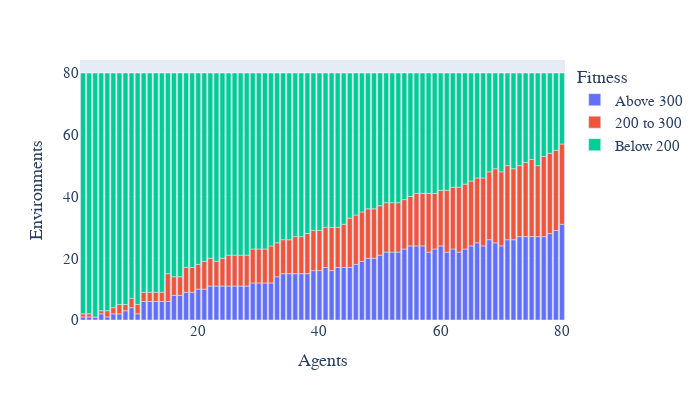
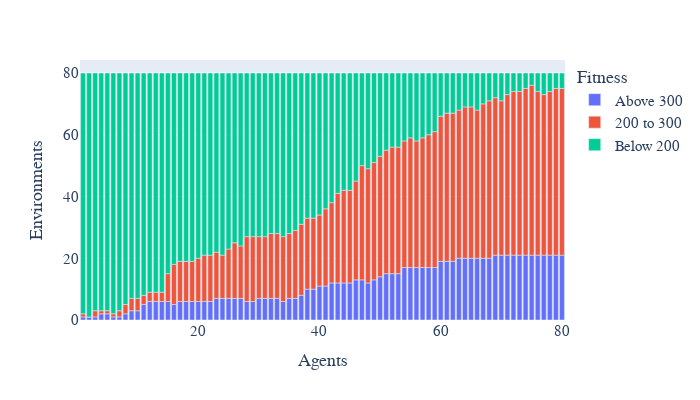
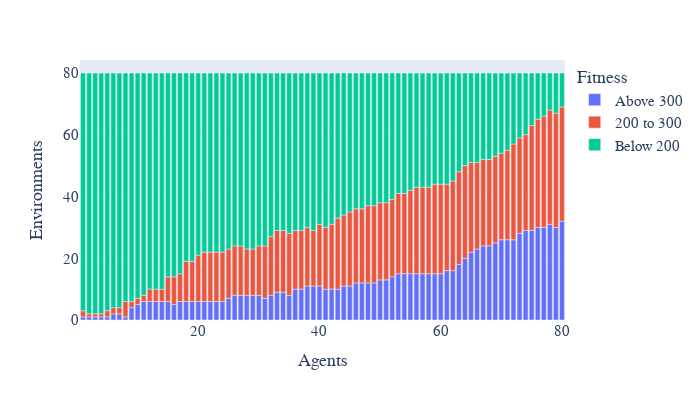

Write notebook code for charts like these, in order.
### Code cell
from turtle import title


fig = px.bar(data_frame=df_gen,x='Environment',y=['E-POET40x40'],color='Fitness',width=700,height=400)
fig.update_layout(
    
    
    xaxis=dict(title_text="Agents"),
    yaxis=dict(title_text="Environments"),
    font_family="Arial",
    title_font_family="Arial",
    font=dict(
        
        size=15,
        
    
)
)
fig.show()
fig = px.bar(data_frame=df_gen,x='Environment',y=['SBT-ATEP'],color='Fitness',width=700,height=400)
fig.update_layout(
    
    
    xaxis=dict(title_text="Agents"),
    yaxis=dict(title_text="Environments"),
    font_family="Arial",
    title_font_family="Arial",
    font=dict(
        
        size=15,
        
    
)
)
fig.show()
fig = px.bar(data_frame=df_gen,x='Environment',y=['FBT-ATEP'],color='Fitness',width=700,height=400)
fig.update_layout(
    
    xaxis=dict(title_text="Agents"),
    yaxis=dict(title_text="Environments"),
    font_family="Arial",
    title_font_family="Arial",
    font=dict(
        
        size=15,
        
    
)
)
fig.update_layout(
    font_family="Arial",
    title_font_family="Arial",
    font=dict(
        
        size=15,
        
    )
)
fig.show()

### Figure 1 — Plotly figure (JSON) as saved in the notebook; plotly's stock layout.template omitted (floating-point values rounded to 4 significant figures)
{"data": [{"alignmentgroup": "True", "hovertemplate": "Fitness=Above 300<br>Environment=%{x}<br>value=%{y}<extra></extra>", "legendgroup": "Above 300", "marker": {"color": "#636efa", "pattern": {"shape": ""}}, "name": "Above 300", "offsetgroup": "Above 300", "orientation": "v", "showlegend": true, "textposition": "auto", "type": "bar", "x": [1, 2, 3, 4, 5, 6, 7, 8, 9, 10, 11, 12, 13, 14, 15, 16, 17, 18, 19, 20, 21, 22, 23, 24, 25, 26, 27, 28, 29, 30, 31, 32, 33, 34, 35, 36, 37, 38, 39, 40, 41, 42, 43, 44, 45, 46, 47, 48, 49, 50, 51, 52, 53, 54, 55, 56, 57, 58, 59, 60, 61, 62, 63, 64, 65, 66, 67, 68, 69, 70, 71, 72, 73, 74, 75, 76, 77, 78, 79, 80], "xaxis": "x", "y": [1, 1, 1, 2, 1, 2, 2, 3, 4, 2, 6, 6, 6, 6, 6, 8, 8, 9, 9, 10, 10, 11, 11, 11, 11, 11, 11, 11, 12, 12, 12, 12, 14, 15, 15, 15, 15, 15, 16, 16, 17, 16, 17, 17, 17, 18, 19, 20, 20, 21, 22, 22, 22, 23, 24, 24, 24, 22, 23, 24, 22, 23, 22, 23, 24, 25, 24, 26, 25, 24, 26, 26, 27, 27, 27, 27, 27, 28, 29, 31], "yaxis": "y"}, {"alignmentgroup": "True", "hovertemplate": "Fitness=200 to 300<br>Environment=%{x}<br>value=%{y}<extra></extra>", "legendgroup": "200 to 300", "marker": {"color": "#EF553B", "pattern": {"shape": ""}}, "name": "200 to 300", "offsetgroup": "200 to 300", "orientation": "v", "showlegend": true, "textposition": "auto", "type": "bar", "x": [1, 2, 3, 4, 5, 6, 7, 8, 9, 10, 11, 12, 13, 14, 15, 16, 17, 18, 19, 20, 21, 22, 23, 24, 25, 26, 27, 28, 29, 30, 31, 32, 33, 34, 35, 36, 37, 38, 39, 40, 41, 42, 43, 44, 45, 46, 47, 48, 49, 50, 51, 52, 53, 54, 55, 56, 57, 58, 59, 60, 61, 62, 63, 64, 65, 66, 67, 68, 69, 70, 71, 72, 73, 74, 75, 76, 77, 78, 79, 80], "xaxis": "x", "y": [1, 1, 0, 1, 2, 2, 3, 2, 3, 3, 3, 3, 3, 3, 9, 6, 6, 8, 8, 8, 9, 9, 8, 9, 10, 10, 10, 10, 11, 11, 11, 12, 11, 11, 11, 12, 12, 13, 13, 13, 13, 14, 13, 14, 16, 16, 16, 16, 16, 16, 16, 16, 16, 16, 16, 17, 17, 19, 18, 18, 20, 20, 21, 21, 21, 21, 22, 22, 24, 24, 24, 23, 23, 24, 25, 23, 26, 26, 26, 26], "yaxis": "y"}, {"alignmentgroup": "True", "hovertemplate": "Fitness=Below 200<br>Environment=%{x}<br>value=%{y}<extra></extra>", "legendgroup": "Below 200", "marker": {"color": "#00cc96", "pattern": {"shape": ""}}, "name": "Below 200", "offsetgroup": "Below 200", "orientation": "v", "showlegend": true, "textposition": "auto", "type": "bar", "x": [1, 2, 3, 4, 5, 6, 7, 8, 9, 10, 11, 12, 13, 14, 15, 16, 17, 18, 19, 20, 21, 22, 23, 24, 25, 26, 27, 28, 29, 30, 31, 32, 33, 34, 35, 36, 37, 38, 39, 40, 41, 42, 43, 44, 45, 46, 47, 48, 49, 50, 51, 52, 53, 54, 55, 56, 57, 58, 59, 60, 61, 62, 63, 64, 65, 66, 67, 68, 69, 70, 71, 72, 73, 74, 75, 76, 77, 78, 79, 80], "xaxis": "x", "y": [78, 78, 79, 77, 77, 76, 75, 75, 73, 75, 71, 71, 71, 71, 65, 66, 66, 63, 63, 62, 61, 60, 61, 60, 59, 59, 59, 59, 57, 57, 57, 56, 55, 54, 54, 53, 53, 52, 51, 51, 50, 50, 50, 49, 47, 46, 45, 44, 44, 43, 42, 42, 42, 41, 40, 39, 39, 39, 39, 38, 38, 37, 37, 36, 35, 34, 34, 32, 31, 32, 30, 31, 30, 29, 28, 30, 27, 26, 25, 23], "yaxis": "y"}], "layout": {"barmode": "relative", "font": {"family": "Arial", "size": 15}, "height": 400, "legend": {"title": {"text": "Fitness"}, "tracegroupgap": 0}, "margin": {"t": 60}, "title": {"font": {"family": "Arial"}}, "width": 700, "xaxis": {"anchor": "y", "domain": [0, 1], "title": {"text": "Agents"}}, "yaxis": {"anchor": "x", "domain": [0, 1], "title": {"text": "Environments"}}}}

### Figure 2 — Plotly figure (JSON) as saved in the notebook; plotly's stock layout.template omitted (floating-point values rounded to 4 significant figures)
{"data": [{"alignmentgroup": "True", "hovertemplate": "Fitness=Above 300<br>Environment=%{x}<br>value=%{y}<extra></extra>", "legendgroup": "Above 300", "marker": {"color": "#636efa", "pattern": {"shape": ""}}, "name": "Above 300", "offsetgroup": "Above 300", "orientation": "v", "showlegend": true, "textposition": "auto", "type": "bar", "x": [1, 2, 3, 4, 5, 6, 7, 8, 9, 10, 11, 12, 13, 14, 15, 16, 17, 18, 19, 20, 21, 22, 23, 24, 25, 26, 27, 28, 29, 30, 31, 32, 33, 34, 35, 36, 37, 38, 39, 40, 41, 42, 43, 44, 45, 46, 47, 48, 49, 50, 51, 52, 53, 54, 55, 56, 57, 58, 59, 60, 61, 62, 63, 64, 65, 66, 67, 68, 69, 70, 71, 72, 73, 74, 75, 76, 77, 78, 79, 80], "xaxis": "x", "y": [1, 1, 1, 2, 2, 1, 1, 2, 3, 3, 5, 6, 6, 6, 6, 5, 6, 6, 6, 6, 6, 6, 7, 7, 7, 7, 7, 6, 6, 7, 7, 7, 7, 6, 7, 7, 8, 10, 10, 11, 11, 12, 12, 12, 12, 13, 13, 12, 13, 14, 15, 15, 15, 17, 17, 17, 17, 17, 17, 19, 19, 19, 20, 20, 20, 20, 20, 20, 21, 21, 21, 21, 21, 21, 21, 21, 21, 21, 21, 21], "yaxis": "y"}, {"alignmentgroup": "True", "hovertemplate": "Fitness=200 to 300<br>Environment=%{x}<br>value=%{y}<extra></extra>", "legendgroup": "200 to 300", "marker": {"color": "#EF553B", "pattern": {"shape": ""}}, "name": "200 to 300", "offsetgroup": "200 to 300", "orientation": "v", "showlegend": true, "textposition": "auto", "type": "bar", "x": [1, 2, 3, 4, 5, 6, 7, 8, 9, 10, 11, 12, 13, 14, 15, 16, 17, 18, 19, 20, 21, 22, 23, 24, 25, 26, 27, 28, 29, 30, 31, 32, 33, 34, 35, 36, 37, 38, 39, 40, 41, 42, 43, 44, 45, 46, 47, 48, 49, 50, 51, 52, 53, 54, 55, 56, 57, 58, 59, 60, 61, 62, 63, 64, 65, 66, 67, 68, 69, 70, 71, 72, 73, 74, 75, 76, 77, 78, 79, 80], "xaxis": "x", "y": [1, 0, 2, 1, 1, 1, 2, 3, 4, 4, 3, 3, 3, 3, 9, 13, 13, 13, 13, 14, 15, 15, 15, 14, 16, 18, 17, 21, 21, 20, 20, 21, 21, 21, 21, 22, 23, 23, 23, 23, 25, 26, 29, 30, 30, 32, 37, 37, 38, 39, 40, 41, 41, 41, 42, 41, 42, 43, 44, 47, 48, 48, 48, 49, 49, 48, 50, 51, 51, 50, 52, 53, 53, 54, 55, 53, 52, 53, 54, 54], "yaxis": "y"}, {"alignmentgroup": "True", "hovertemplate": "Fitness=Below 200<br>Environment=%{x}<br>value=%{y}<extra></extra>", "legendgroup": "Below 200", "marker": {"color": "#00cc96", "pattern": {"shape": ""}}, "name": "Below 200", "offsetgroup": "Below 200", "orientation": "v", "showlegend": true, "textposition": "auto", "type": "bar", "x": [1, 2, 3, 4, 5, 6, 7, 8, 9, 10, 11, 12, 13, 14, 15, 16, 17, 18, 19, 20, 21, 22, 23, 24, 25, 26, 27, 28, 29, 30, 31, 32, 33, 34, 35, 36, 37, 38, 39, 40, 41, 42, 43, 44, 45, 46, 47, 48, 49, 50, 51, 52, 53, 54, 55, 56, 57, 58, 59, 60, 61, 62, 63, 64, 65, 66, 67, 68, 69, 70, 71, 72, 73, 74, 75, 76, 77, 78, 79, 80], "xaxis": "x", "y": [78, 79, 77, 77, 77, 78, 77, 75, 73, 73, 72, 71, 71, 71, 65, 62, 61, 61, 61, 60, 59, 59, 58, 59, 57, 55, 56, 53, 53, 53, 53, 52, 52, 53, 52, 51, 49, 47, 47, 46, 44, 42, 39, 38, 38, 35, 30, 31, 29, 27, 25, 24, 24, 22, 21, 22, 21, 20, 19, 14, 13, 13, 12, 11, 11, 12, 10, 9, 8, 9, 7, 6, 6, 5, 4, 6, 7, 6, 5, 5], "yaxis": "y"}], "layout": {"barmode": "relative", "font": {"family": "Arial", "size": 15}, "height": 400, "legend": {"title": {"text": "Fitness"}, "tracegroupgap": 0}, "margin": {"t": 60}, "title": {"font": {"family": "Arial"}}, "width": 700, "xaxis": {"anchor": "y", "domain": [0, 1], "title": {"text": "Agents"}}, "yaxis": {"anchor": "x", "domain": [0, 1], "title": {"text": "Environments"}}}}

### Figure 3 — Plotly figure (JSON) as saved in the notebook; plotly's stock layout.template omitted (floating-point values rounded to 4 significant figures)
{"data": [{"alignmentgroup": "True", "hovertemplate": "Fitness=Above 300<br>Environment=%{x}<br>value=%{y}<extra></extra>", "legendgroup": "Above 300", "marker": {"color": "#636efa", "pattern": {"shape": ""}}, "name": "Above 300", "offsetgroup": "Above 300", "orientation": "v", "showlegend": true, "textposition": "auto", "type": "bar", "x": [1, 2, 3, 4, 5, 6, 7, 8, 9, 10, 11, 12, 13, 14, 15, 16, 17, 18, 19, 20, 21, 22, 23, 24, 25, 26, 27, 28, 29, 30, 31, 32, 33, 34, 35, 36, 37, 38, 39, 40, 41, 42, 43, 44, 45, 46, 47, 48, 49, 50, 51, 52, 53, 54, 55, 56, 57, 58, 59, 60, 61, 62, 63, 64, 65, 66, 67, 68, 69, 70, 71, 72, 73, 74, 75, 76, 77, 78, 79, 80], "xaxis": "x", "y": [1, 1, 1, 1, 1, 2, 2, 1, 4, 5, 6, 6, 6, 6, 6, 5, 6, 6, 6, 6, 6, 6, 6, 6, 7, 8, 8, 8, 8, 8, 7, 8, 9, 9, 8, 10, 10, 11, 11, 11, 10, 10, 10, 11, 11, 12, 12, 12, 12, 13, 13, 14, 15, 15, 15, 15, 15, 15, 15, 15, 16, 16, 18, 20, 22, 23, 24, 24, 25, 26, 26, 26, 28, 29, 29, 30, 30, 31, 30, 32], "yaxis": "y"}, {"alignmentgroup": "True", "hovertemplate": "Fitness=200 to 300<br>Environment=%{x}<br>value=%{y}<extra></extra>", "legendgroup": "200 to 300", "marker": {"color": "#EF553B", "pattern": {"shape": ""}}, "name": "200 to 300", "offsetgroup": "200 to 300", "orientation": "v", "showlegend": true, "textposition": "auto", "type": "bar", "x": [1, 2, 3, 4, 5, 6, 7, 8, 9, 10, 11, 12, 13, 14, 15, 16, 17, 18, 19, 20, 21, 22, 23, 24, 25, 26, 27, 28, 29, 30, 31, 32, 33, 34, 35, 36, 37, 38, 39, 40, 41, 42, 43, 44, 45, 46, 47, 48, 49, 50, 51, 52, 53, 54, 55, 56, 57, 58, 59, 60, 61, 62, 63, 64, 65, 66, 67, 68, 69, 70, 71, 72, 73, 74, 75, 76, 77, 78, 79, 80], "xaxis": "x", "y": [2, 1, 1, 1, 2, 2, 2, 5, 2, 2, 2, 4, 4, 4, 8, 9, 9, 13, 13, 15, 16, 16, 16, 16, 16, 16, 16, 15, 15, 16, 17, 19, 20, 20, 20, 19, 19, 19, 18, 20, 20, 21, 23, 23, 24, 24, 24, 25, 25, 25, 25, 25, 26, 26, 27, 28, 28, 28, 29, 29, 28, 29, 30, 30, 29, 28, 28, 28, 28, 28, 29, 31, 31, 31, 34, 35, 36, 37, 37, 37], "yaxis": "y"}, {"alignmentgroup": "True", "hovertemplate": "Fitness=Below 200<br>Environment=%{x}<br>value=%{y}<extra></extra>", "legendgroup": "Below 200", "marker": {"color": "#00cc96", "pattern": {"shape": ""}}, "name": "Below 200", "offsetgroup": "Below 200", "orientation": "v", "showlegend": true, "textposition": "auto", "type": "bar", "x": [1, 2, 3, 4, 5, 6, 7, 8, 9, 10, 11, 12, 13, 14, 15, 16, 17, 18, 19, 20, 21, 22, 23, 24, 25, 26, 27, 28, 29, 30, 31, 32, 33, 34, 35, 36, 37, 38, 39, 40, 41, 42, 43, 44, 45, 46, 47, 48, 49, 50, 51, 52, 53, 54, 55, 56, 57, 58, 59, 60, 61, 62, 63, 64, 65, 66, 67, 68, 69, 70, 71, 72, 73, 74, 75, 76, 77, 78, 79, 80], "xaxis": "x", "y": [77, 78, 78, 78, 77, 76, 76, 74, 74, 73, 72, 70, 70, 70, 66, 66, 65, 61, 61, 59, 58, 58, 58, 58, 57, 56, 56, 57, 57, 56, 56, 53, 51, 51, 52, 51, 51, 50, 51, 49, 50, 49, 47, 46, 45, 44, 44, 43, 43, 42, 42, 41, 39, 39, 38, 37, 37, 37, 36, 36, 36, 35, 32, 30, 29, 29, 28, 28, 27, 26, 25, 23, 21, 20, 17, 15, 14, 12, 13, 11], "yaxis": "y"}], "layout": {"barmode": "relative", "font": {"family": "Arial", "size": 15}, "height": 400, "legend": {"title": {"text": "Fitness"}, "tracegroupgap": 0}, "margin": {"t": 60}, "title": {"font": {"family": "Arial"}}, "width": 700, "xaxis": {"anchor": "y", "domain": [0, 1], "title": {"text": "Agents"}}, "yaxis": {"anchor": "x", "domain": [0, 1], "title": {"text": "Environments"}}}}
